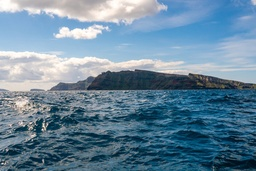
#> input picture 6. Cluster Analysis in Python/sea.jpg, 256 x 171 px, shrunk from 608 x 405 before the run
$ jupyter execute --allow-errors Cluster_Analysis_in_Python.ipynb
#> lines starting #> are read from the running program, lines starting #| are printed output that depends on the picture; long printed decimals are rounded
[cell 1]
import nltk
nltk.download('punkt_tab')
#> (this line was passed over: nltk is not available in this run)

[cell 2]
# ================= Hierarchical Clustering with Visualization =================
from matplotlib import pyplot as plt
import seaborn as sns
import pandas as pd

from scipy.cluster.hierarchy import linkage, fcluster, dendrogram
from scipy.cluster.vq import whiten

# Input data: coordinates for clustering
x_coordinates = [80.1, 93.1, 86.6, 98.5, 86.4, 9.5, 15.2, 3.4, 10.4, 20.3, 44.2, 56.8, 49.2, 62.5, 44.0]
y_coordinates = [87.2, 96.1, 95.6, 92.4, 92.4, 57.7, 49.4, 47.3, 59.1, 55.5, 25.6, 2.1, 10.9, 24.1, 10.3]

# Scale the coordinates using the whiten method for normalization
x_scaled_coordinates = whiten(x_coordinates)
y_scaled_coordinates = whiten(y_coordinates)

# Create a DataFrame to hold the scaled coordinates
df = pd.DataFrame({
    'x_coordinate': x_scaled_coordinates,
    'y_coordinate': y_scaled_coordinates
})

# Perform hierarchical clustering using Ward's method with Euclidean distance
Z = linkage(df, method='ward', metric='euclidean')

# Assign cluster labels to data points (3 clusters in this case)
df['cluster_labels'] = fcluster(Z, 3, criterion='maxclust')

# Plot scatter plot with cluster labels
sns.scatterplot(
    x='x_coordinate',
    y='y_coordinate',
    hue='cluster_labels',
    palette='tab10',
    data=df
)
plt.title("Scatter Plot of Hierarchical Clusters")
plt.xlabel("Scaled X Coordinate")
plt.ylabel("Scaled Y Coordinate")
plt.legend(title="Cluster Labels")
plt.show()
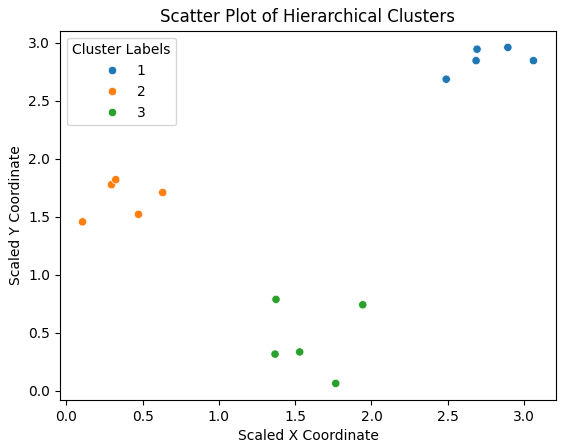
#> figure drawn by matplotlib, 1 panel

# Plot the dendrogram to visualize hierarchical clustering
plt.figure(figsize=(7, 5))
dendrogram(Z)
plt.title("Dendrogram of Hierarchical Clustering")
plt.xlabel("Data Points")
plt.ylabel("Euclidean Distance")
plt.show()
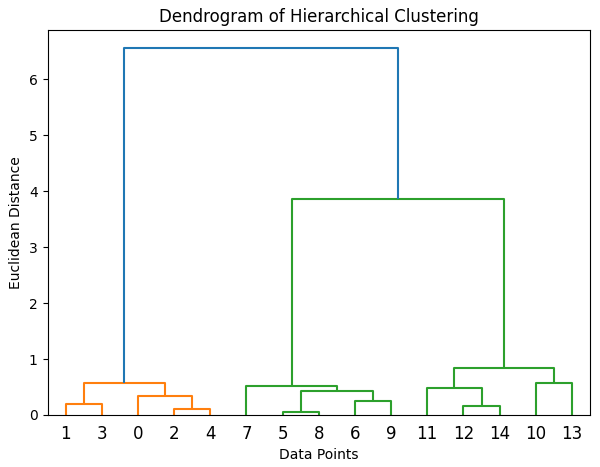
#> figure drawn by matplotlib, 1 panel

[cell 3]
# ================= K-means Clustering and Elbow Method =================
from matplotlib import pyplot as plt
import seaborn as sns
import pandas as pd
import random

from scipy.cluster.vq import kmeans, vq, whiten

# Set random seed for reproducibility
random.seed(10)

# Input data: coordinates for clustering
x_coordinates = [80.1, 93.1, 86.6, 98.5, 86.4, 9.5, 15.2, 3.4, 10.4, 20.3, 44.2, 56.8, 49.2, 62.5, 44.0]
y_coordinates = [87.2, 96.1, 95.6, 92.4, 92.4, 57.7, 49.4, 47.3, 59.1, 55.5, 25.6, 2.1, 10.9, 24.1, 10.3]

# Scale the coordinates using the whiten method for normalization
x_scaled_coordinates = whiten(x_coordinates)
y_scaled_coordinates = whiten(y_coordinates)

# Create a DataFrame to hold the scaled coordinates
df = pd.DataFrame({
    'x_coordinate': x_scaled_coordinates,
    'y_coordinate': y_scaled_coordinates
})

# ================= Perform K-means Clustering =================
# Cluster the data into 3 clusters
centroids, _ = kmeans(df, 3)
df['cluster_labels'], _ = vq(df, centroids)

# Plot scatter plot of the clusters
sns.scatterplot(
    x='x_coordinate',
    y='y_coordinate',
    hue='cluster_labels',
    palette='tab10',
    data=df
)
plt.title("Scatter Plot of K-means Clusters")
plt.xlabel("Scaled X Coordinate")
plt.ylabel("Scaled Y Coordinate")
plt.legend(title="Cluster Labels")
plt.show()

# ================= Elbow Method for Optimal Clusters =================
# Compute distortions for a range of cluster numbers
distortions = []
num_clusters = range(2, 7)

for i in num_clusters:
    centroids, distortion = kmeans(df, i)
    distortions.append(distortion)

# Create a DataFrame for the Elbow plot
elbow_plot_data = pd.DataFrame({
    'num_clusters': num_clusters,
    'distortions': distortions
})

# Plot the Elbow curve
sns.lineplot(
    x='num_clusters',
    y='distortions',
    marker='o',
    data=elbow_plot_data
)
plt.title("Elbow Method for Optimal Number of Clusters")
plt.xlabel("Number of Clusters")
plt.ylabel("Distortion")
plt.show()
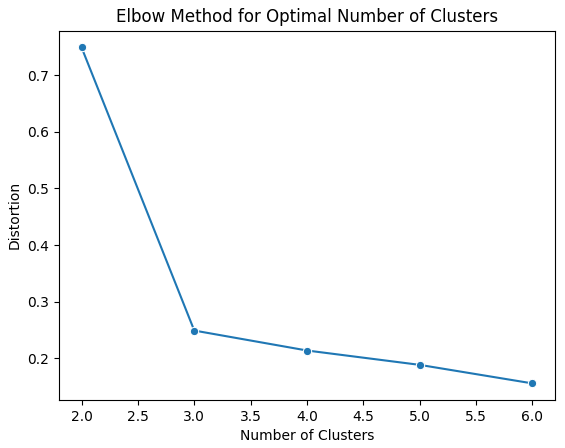
#> figure drawn by matplotlib, 1 panel

# ================= Size of Clusters =================
# Group by cluster labels and count the number of points in each cluster
cluster_sizes = df.groupby('cluster_labels').size().reset_index(name='Count')

# Rename the index name
cluster_sizes.rename(columns={'cluster_labels': 'Cluster Labels'}, inplace=True)

# Set 'Cluster Labels' as the index
cluster_sizes.set_index('Cluster Labels', inplace=True)

# Print the sizes of the clusters
print("="*30)
print("Cluster Sizes:", end="\n\n")
print(cluster_sizes)
print("="*30)

# ================= Cluster Centers and Visualization =================
# Calculate the mean of each feature for each cluster
cluster_centers = df.groupby('cluster_labels').mean()

# Rename the index column to 'Class Labels'
cluster_centers.rename_axis('Class Labels', inplace=True)

# Print the cluster centers
print("="*70)
print("Cluster Centers (Mean of Features for Each Cluster):", end="\n\n")
print(cluster_centers)
print("="*70)

# Visualize the cluster centers as a bar chart
cluster_centers.plot(kind='bar', legend=True)
plt.title("Cluster Centers (Feature Means)")
plt.xlabel("Cluster Labels")
plt.ylabel("Mean of Features")
plt.show()
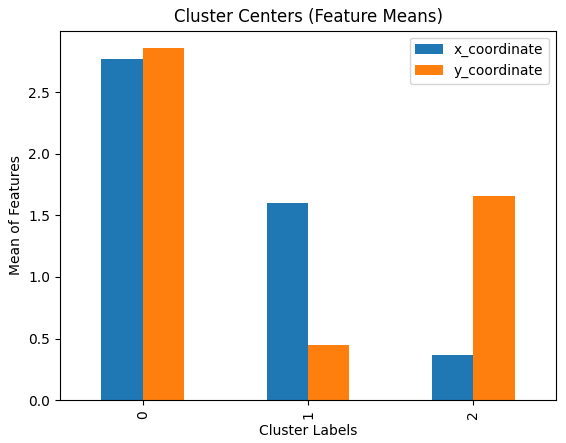
#> figure drawn by matplotlib, 1 panel; tallest bar 2.77 high, from x = -0.25 to 0; tallest bar 2.86 high, from x = 0 to 0.25

[cell 4]
# ================= Dominant Colors in Images via K-means Clustering =================
import matplotlib.image as img
import matplotlib.pyplot as plt
import pandas as pd
import seaborn as sns

from scipy.cluster.vq import kmeans, whiten

# Load the image
image = img.imread('sea.jpg')  # Replace 'sea.jpg' with your image file path
#> image is the input picture: shape (171, 256, 3); mean R, G, B 104.5, 134.8, 155.7
print(f"Image shape: {image.shape}", end="\n\n")  # Check image dimensions (height, width, channels)
#| Image shape: (171, 256, 3)

# Store RGB values of all pixels in lists r, g and b
r, g, b = [], [], []
for row in image:
    for pixel in row:
        # A pixel contains RGB values
        temp_r, temp_g, temp_b = pixel[:3]  # Ensure we only extract the first 3 channels
        r.append(temp_r)
        g.append(temp_g)
        b.append(temp_b)
#> after the loop, b = 43776 items; g = 43776 items; r = 43776 items

# Create a DataFrame for the pixel data
pixels = pd.DataFrame({'red': r, 'green': g, 'blue': b})
#> pixels = table of 43776 rows and 3 columns

# Scale the pixel values to standardize data
pixels['scaled_red'] = whiten(pixels['red'])
pixels['scaled_green'] = whiten(pixels['green'])
pixels['scaled_blue'] = whiten(pixels['blue'])

# ================= Elbow Method for Optimal Clusters =================
distortions = []
num_clusters = range(1, 11)

# Compute distortions for a range of cluster numbers
for i in num_clusters:
    cluster_centers, distortion = kmeans(pixels[['scaled_red', 'scaled_green', 'scaled_blue']], i)
    distortions.append(distortion)
#> this loop made 10 passes
#> distortion on passes 4 to 10: 0.513, 0.448, 0.396, 0.362, 0.333, 0.313, 0.294
#> (cluster_centers, distortion) on passes 1 to 3: ([[1.48, 2.34, 2.76]], 1.56), ([[0.607, 1.4, 1.8], [2.23, 3.15, 3.58]], 0.783), ([[0.402, 1.18, 1.58], [2.51, 3.37, 3.72], [1.34, 2.3, 2.84]], 0.63)
#> after the loop, distortions = [1.56, 0.783, 0.63, 0.513, 0.448, 0.396, 0.362, 0.333, 0.313, 0.294]

# Create a DataFrame for the Elbow plot
elbow_plot = pd.DataFrame({'num_clusters': num_clusters, 'distortions': distortions})
#> elbow_plot = table of 10 rows and 2 columns

# Plot the Elbow curve
sns.lineplot(x='num_clusters', y='distortions', data=elbow_plot, marker='o')
plt.title("Elbow Method for Optimal Number of Clusters")
plt.xlabel("Number of Clusters")
plt.ylabel("Distortion")
plt.xticks(num_clusters)
plt.show()
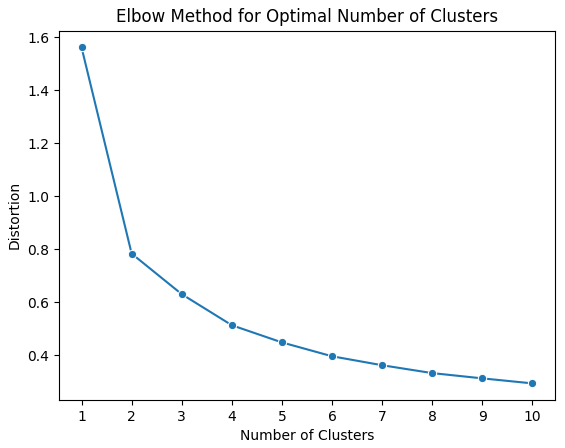
#> figure drawn by matplotlib, 1 panel; curve peaks at x = 1, y = 1.56

# ================= Dominant Colors Identification =================
# Perform K-means clustering with the chosen number of clusters (e.g., 2)
optimal_clusters = 4  # Replace with your chosen value based on the Elbow plot
cluster_centers, _ = kmeans(pixels[['scaled_red', 'scaled_green', 'scaled_blue']], optimal_clusters)
#> cluster_centers = [[1.88, 2.93, 3.53], [1.05, 1.92, 2.34], [2.99, 3.68, 3.81], [0.295, 1.03, 1.42]]

# Convert each standardized value to scaled value between 0 and 1
colors = []
r_std, g_std, b_std = pixels[['red', 'green', 'blue']].std()  # Get standard deviations of each color
#> r_std = 70.68; g_std = 57.66; b_std = 56.49
for cluster_center in cluster_centers:
    scaled_r, scaled_g, scaled_b = cluster_center
    colors.append((
        scaled_r * r_std / 255.0,
        scaled_g * g_std / 255.0,
        scaled_b * b_std / 255.0
    ))
#> this loop made 4 passes
#> after the loop, colors = [(0.522, 0.661, 0.783), (0.292, 0.435, 0.518), (0.829, 0.832, 0.843), (0.0817, 0.233, 0.316)]

# Display the dominant colors
print("Dominant Colors (in scaled RGB format):\n")
print(colors, end="\n\n")
#| [(0.5217, 0.6615, 0.783), (0.2916, 0.435, 0.5177), (0.8287, 0.8322, 0.843), (0.0817, 0.2332, 0.3156)]
plt.imshow([colors])
plt.title("Dominant Colors")
plt.axis("off")
plt.show()
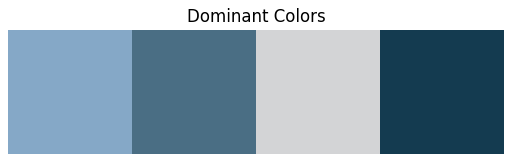
#> figure drawn by matplotlib, 1 panel

[cell 5]
# ================= Text Clustering with TF-IDF and K-means =================
import pandas as pd

import re
from nltk.tokenize import word_tokenize
from sklearn.feature_extraction.text import TfidfVectorizer

from scipy.cluster.vq import kmeans

# ================= Function to Remove Noise from Text =================
def remove_noise(text: str, stop_words: list = []) -> list:
    """
    Preprocess text by removing noise (non-alphanumeric characters, stopwords, and short tokens).

    Args:
        text (str): Input text to preprocess.
        stop_words (list): List of stopwords to exclude from the text.

    Returns:
        list: List of cleaned, lowercase tokens.
    """
    tokens = word_tokenize(text)
    cleaned_tokens = []
    for token in tokens:
        # Remove non-alphanumeric characters
        token = re.sub('[^A-Za-z0-9]+', '', token)
        if len(token) > 1 and token.lower() not in stop_words:
            # Add cleaned and lowercase token
            cleaned_tokens.append(token.lower())
    return cleaned_tokens

# Example usage of the remove_noise function
sample_text = "It is lovely weather we are having. I hope the weather continues."
stop_words = ["it", "is", "we", "are", "the", "i"]
print("Cleaned Tokens:", remove_noise(sample_text, stop_words=stop_words), end="\n\n")
#> (the call stopped at in remove_noise, `tokens = word_tokenize(text)`: nltk is not available in this run)

# ================= TF-IDF Vectorization =================
# Replace 'data' with your list of text documents
data = [
    "The sky is blue and beautiful.",
    "Love this blue and beautiful sky!",
    "The quick brown fox jumps over the lazy dog.",
    "A king's breakfast has sausages, ham, bacon, eggs, toast, and beans",
    "I love green eggs, ham, sausages, and bacon!",
    "The brown fox is quick and the blue dog is lazy!",
    "The sky is very blue and the sky is very beautiful today."
]

# Initialize the TF-IDF Vectorizer with the custom tokenizer
tfidf_vectorizer = TfidfVectorizer(
    max_df=0.8,
    max_features=50,
    min_df=0.2,
    tokenizer=lambda text: remove_noise(text, stop_words=stop_words)
)
